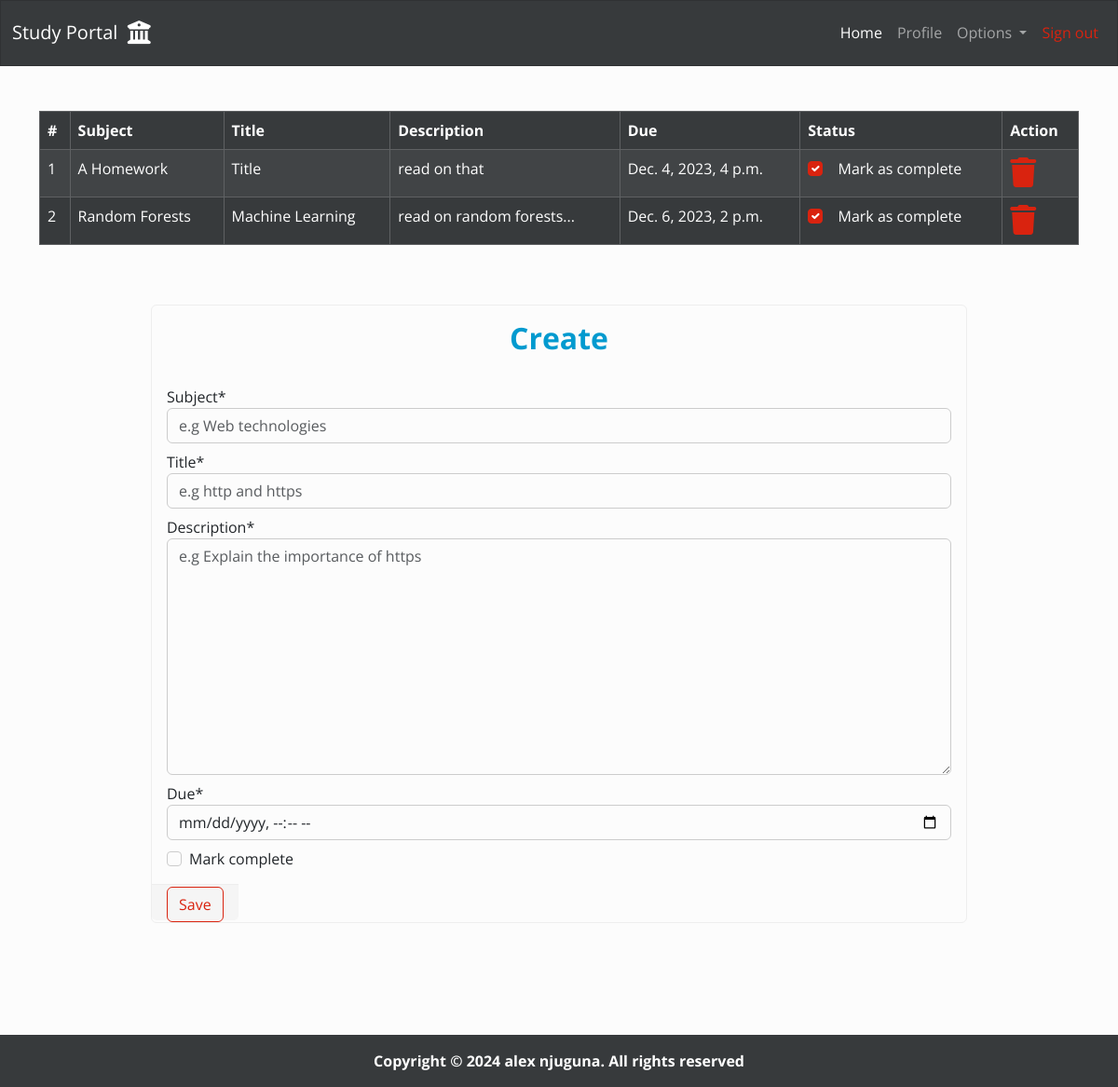
Page /homework/ (signed in) on the committed database.
### homework/models.py (models this page shows, shortened)
class Homework(models.Model):
    user = models .ForeignKey(User, on_delete=models.CASCADE)
    subject = models.CharField(max_length=50)
    title = models.CharField(max_length=100)
    description = models.TextField()
    due = models.DateTimeField()
    is_finished = models.BooleanField(default=False)

### homework/views.py (the view)
# urls.py: path("", views.home, name="home"),
@login_required
def home(request):
    if request.method == "POST":
        form = AddHomeworkForm(request.POST)
        if form.is_valid():
            user = request.user
            subject = form.cleaned_data.get("subject")
            title = form.cleaned_data.get("title")
            description = form.cleaned_data.get("description")
            due = form.cleaned_data.get("due")
            finished = form.cleaned_data.get("is_finished")
            homework = Homework(user=user, subject=subject, title=title,
                                description=description, due=due, is_finished=finished)
            homework.save()
            messages.success(request, f"Homework: {title.upper()} added successfully")
            return redirect("homework:home")
    else:
        form = AddHomeworkForm()
    homeworks = Homework.objects.filter(user=request.user)
    return render(request, "homework/home.html", {
        "title": "homework",
        "homeworks": homeworks,
        "form": form
    })

### homework/forms.py
class AddHomeworkForm(forms.ModelForm):
    class Meta:
        model = Homework
        fields = ["subject", "title", "description", "due", "is_finished"]
        labels={
            "is_finished": "Mark complete"
        }
        widgets = {
            "subject": forms.TextInput(attrs={
                "class": "form-control mb-2",
                "placeholder": "e.g Web technologies"
            }),
            "title": forms.TextInput(attrs={
                "class": "form-control mb-2",
                "placeholder": "e.g http and https"
            }),
            "description": forms.Textarea(attrs={
                "class": "form-control mb-2",
                "placeholder": "e.g Explain the importance of https"
            }),
            "due": forms.DateTimeInput(attrs={
                "class": "form-control mb-2",
                "type": "datetime-local"
            }),
            "is_finished": forms.CheckboxInput(attrs={
                "class": "mt-1"
            }),
        }

### homework/templates/homework/home.html (shortened to what this page needs)
{% extends 'dashboard/base.html' %}
{% load crispy_forms_tags %}
{% block content %}
    {% if homeworks %}
        <div class="container-md mt-5">
            <div class="table-responsive">
                <table class="table  table-striped table-bordered table-hover table-dark">
                    <thead>
                        <tr class="text-capitalize">
                            <th>#</th>
                            <th>subject</th>
                            <th>title</th>
                            <th>description</th>
                            <th>due</th>
                            <th>status</th>
                            <th>action</th>
                        </tr>
                    </thead>
                    <tbody>
                        {% for homework in homeworks %}
                        <tr>
                            <td>{{ forloop.counter }}</td>
                            <td class="text-capitalize">{{ homework.subject }}</td>
                            <td class="text-capitalize">{{ homework.title }}</td>
                            <td>{{ homework.description }}</td>
                            <td>{{ homework.due }}</td>
                            <td>
                                <a class="text-decoration-none" href="{% url 'homework:update_homework' homework.id %}">
                                    <div class="form-check">
                                        {% if homework.is_finished == True %}
                                        <input type="checkbox" class="form-check-input" checked>
                                        {% else %}
                                        <input type="checkbox" class="form-check-input">
                                        {% endif %}
                                        <label class="text-light" for="status">Mark as complete</label>
                                    </div>
                                </a>
                            </td>
                            <td class="text-danger">
                                <a class="text-decoration-none" href="{% url 'homework:delete_homework' homework.id %}">
                                    <i class="fa-solid fa-trash fa-2x"></i>
                                </a>
                            </td>
                        </tr>
                        {% endfor %}
                    </tbody>
                </table>
            </div>
        </div>
    {% else %}
        <h3 class="alert alert-info">No homeworks added yet</h3>
    {% endif %}
    <div class="container-sm mt-5 w-75" style="margin-bottom: 120px;">
        <div class="card">
            <fieldset>
                <legend class="card-title text-center text-info mt-3">
                    <h2 class="fw-bold fs-2">Create</h2>
                </legend>
            </fieldset>
            <form class="form-group" action="" method="post" autocomplete="off">
                <fieldset class="card-body">
                    {{ form|crispy }}
                </fieldset>
                <fieldest class="card-footer mt-auto">
                    <button class="btn btn-outline-primary text-center" type="submit">
                        Save
                    </button>
                </fieldest>
            </form>
        </div>
    </div>
{% endblock content %}

### dashboard/static/dashboard/css/home_style.css (style rules this page uses)
body { display: flex; flex-direction: column; min-height: 100vh; }

### rows in the picture
Homework: subject "A Homework", title "Title", description "read on that", due "Dec. 4, 2023, 4 p.m."
Homework: subject "Random Forests", title "Machine Learning", description "read on random forests...", due "Dec. 6, 2023, 2 p.m."
